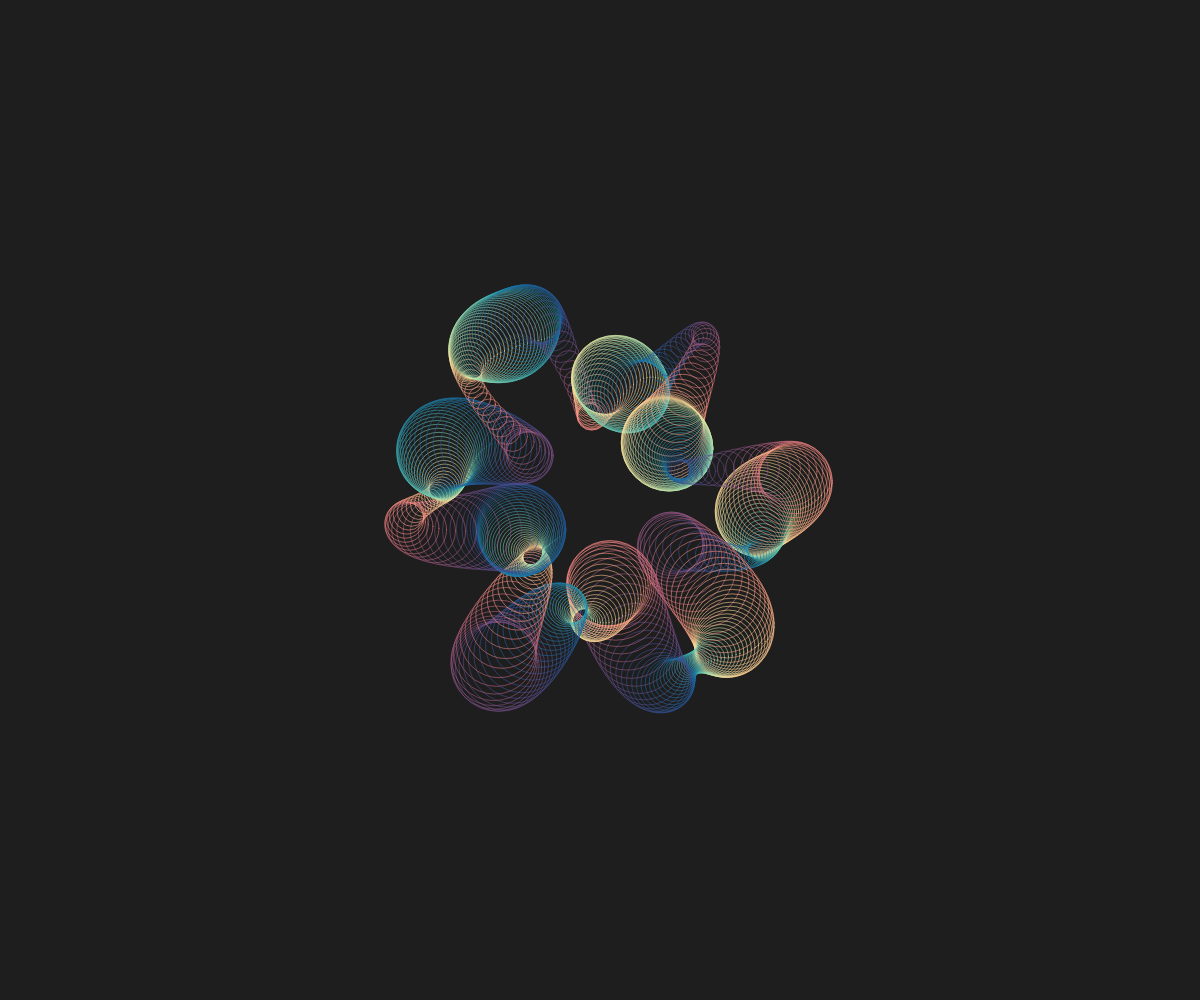
Frame 1 (no input)
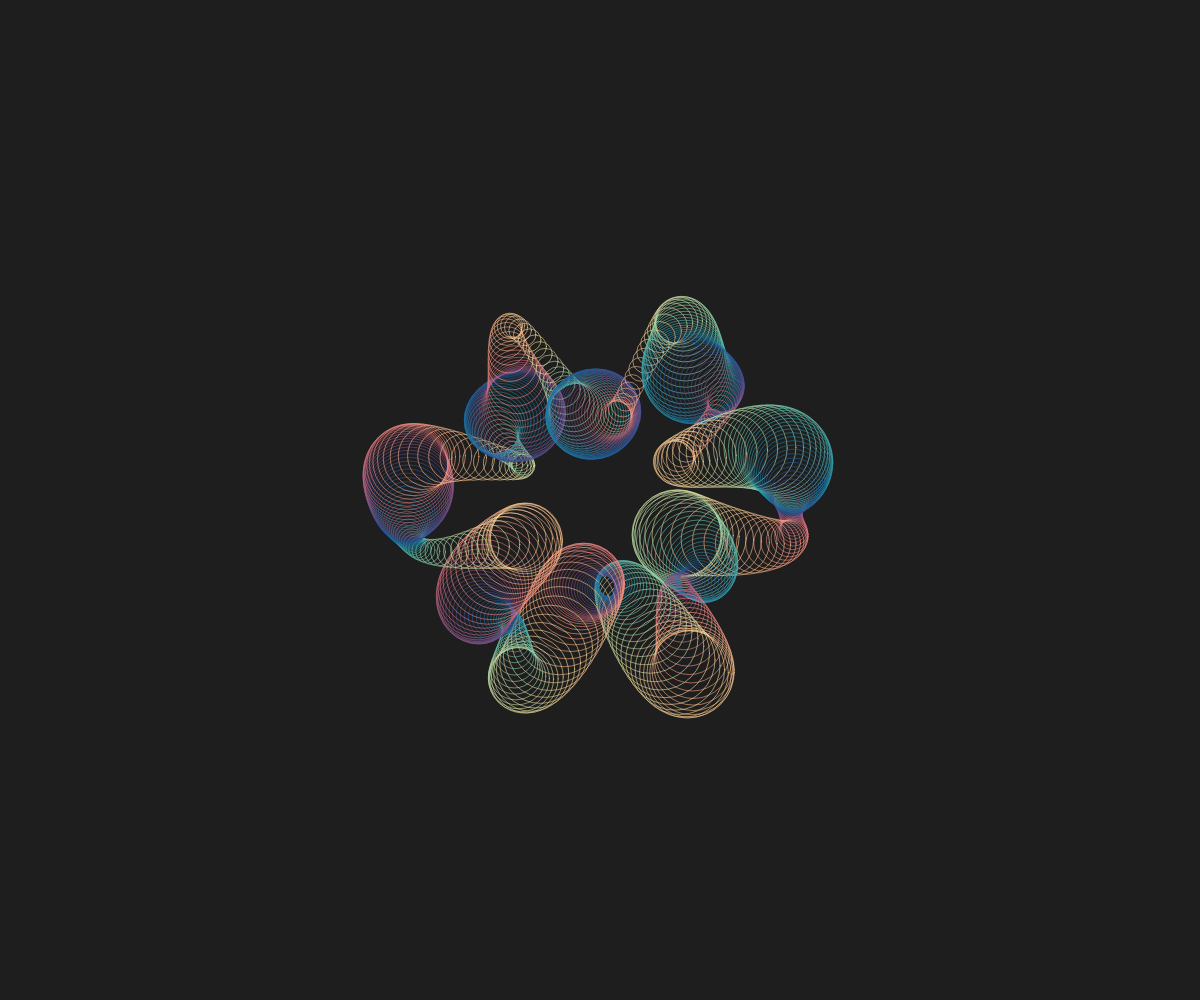
Frame 60 (no input)
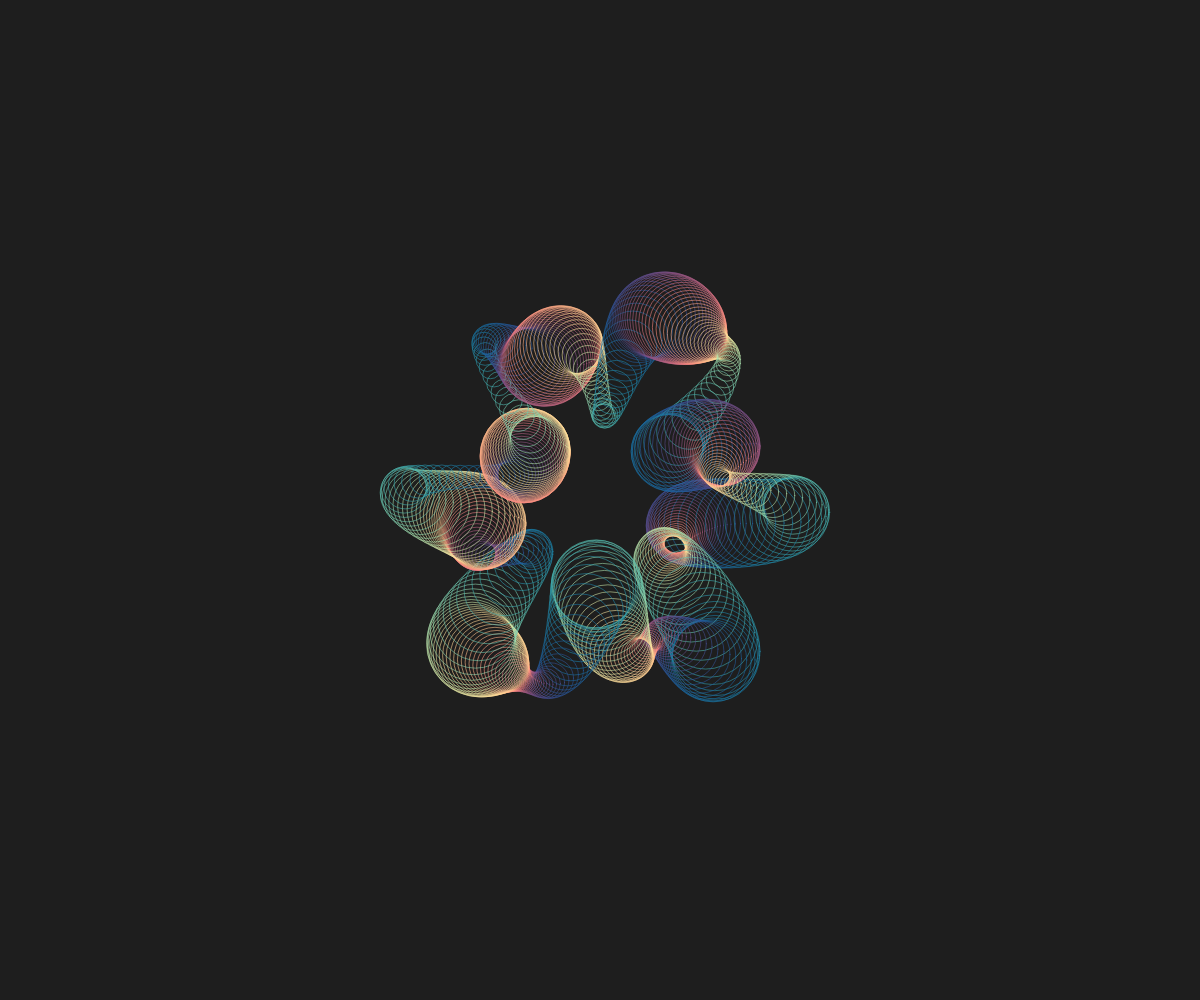
Frame 120 (the mouse pressed at the canvas centre since frame 60)

The p5.js sketch that drew these frames (run headless with seeded random() and noise() and a simulated clock; from frame 60 on, the mouse is pressed at the canvas centre):

// p5.js sketch
// ── sketch.js
let total = 500, speed = 30, scale = 280;

function setup() {
  createCanvas(windowWidth, windowHeight);
}

function draw() {
  background(30);
  noFill();
  translate(width/2, height/2);

  let t = frameCount / speed;

  for(let i = 0; i < total; i++){
    let angle = map(i, 0, total, 0, TWO_PI);

    let center = getCenter(angle, t, scale);
    let size = getSize(angle, t, scale);
    let color = getColor(angle, t);

    stroke(color);
    ellipse(center.x, center.y, size);
  }
}

function getCenter(angle, t, scale){
  let dir = createVector(cos(angle), sin(angle));
  let dist = 0.5 + 0.2 * cos(angle * 6 + cos(angle * 8 + t));

  let center = dir.mult(dist * scale);
  return center
}

function getSize(angle, t, scale){
  let s = 0.2 + 0.12 * cos(angle * 9 - t * 2);
  let size = scale * s;
  return size
}

function getColor(angle, t){
  let a = angle * 8 + t * 2;
  let r = 0.6 + 0.5 * cos(a),
      g = 0.6 + 0.3 * cos(a - PI / 3),
      b = 0.6 + 0.1 * cos(a - 2* PI/ 3);
  return color(r * 255, g * 255, b * 255, 150);
}
